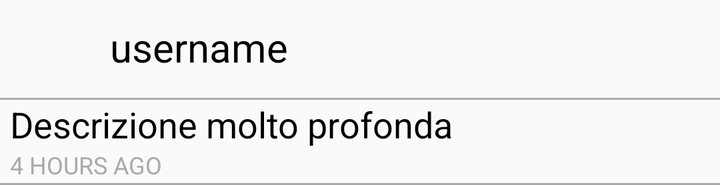
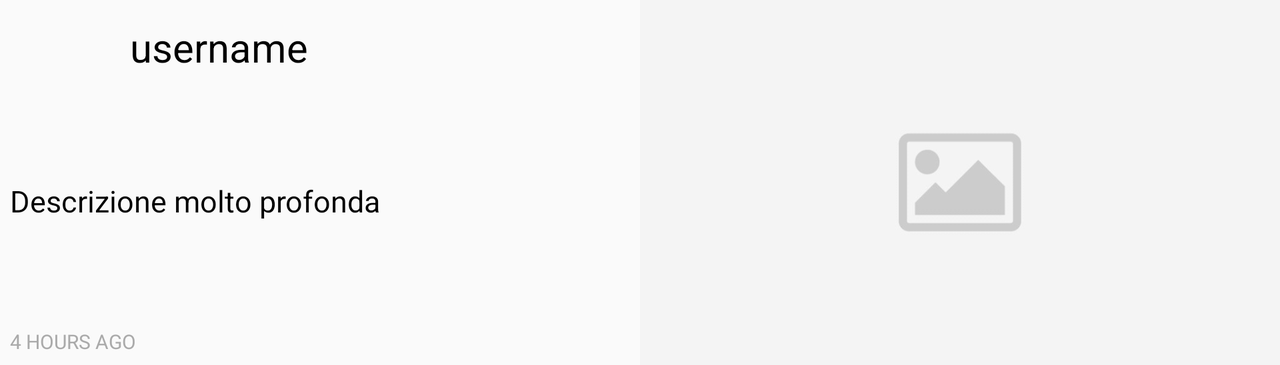

Compare how this app lays out the same screen by default and in its alternative resource folder. The renders come first, then the two layout files and the values they reference.
<!-- AndroidManifest.xml: application theme Theme.AppCompat.Light.NoActionBar -->
<!-- res/layout/wall_entry.xml -->
<?xml version="1.0" encoding="utf-8"?>
<LinearLayout xmlns:android="http://schemas.android.com/apk/res/android"
    xmlns:tools="http://schemas.android.com/tools"
    android:orientation="vertical" android:layout_width="match_parent"
    android:layout_height="wrap_content"
    android:background="@drawable/bottom_border_rectangle">

    <LinearLayout xmlns:android="http://schemas.android.com/apk/res/android"
        android:orientation="horizontal" android:layout_width="match_parent"
        android:layout_height="50dp"
        android:background="@drawable/bottom_border_rectangle">

        <ImageView
            android:layout_marginStart="5dp"
            android:layout_marginTop="5dp"
            android:layout_width="40dp"
            android:layout_height="40dp"
            android:scaleType="fitCenter"
            android:id="@+id/wallPostProfilePic"/>

        <TextView
            android:id="@+id/wallPostUsername"
            android:layout_width="match_parent"
            android:layout_height="wrap_content"
            android:layout_marginStart="10dp"
            android:layout_marginTop="10dp"
            android:text="username"
            android:textColor="@android:color/black"
            android:textSize="20sp" />

    </LinearLayout>

    <ImageView
        android:layout_width="match_parent"
        android:layout_height="wrap_content"
        android:scaleType="fitCenter"
        android:adjustViewBounds="true"
        android:id="@+id/wallPostImage"/>

    <TextView
        android:id="@+id/wallPostDescription"
        android:layout_width="match_parent"
        android:layout_height="wrap_content"
        android:layout_marginStart="5dp"
        android:text="Descrizione molto profonda"
        android:textColor="@android:color/black"
        android:textSize="18sp" />

    <TextView
        android:id="@+id/wallPostDate"
        android:layout_width="match_parent"
        android:layout_height="wrap_content"
        android:layout_marginStart="5dp"
        android:layout_marginBottom="2dp"
        android:text="4 HOURS AGO"
        android:textColor="@android:color/darker_gray"
        android:textSize="12sp" />

</LinearLayout>
<!-- resources referenced by this layout -->
<resources>
  <!-- drawable bottom_border_rectangle (drawable) -->
  <?xml version="1.0" encoding="utf-8"?>
  <layer-list xmlns:android="http://schemas.android.com/apk/res/android" >
      <item>
          <shape
              android:shape="rectangle">
              <solid android:color="@android:color/transparent" />
  
          </shape>
      </item>
  
      <item android:top="-10dp" android:start="-10dp" android:end="-10dp" android:bottom="0dp">
          <shape
              android:shape="rectangle">
              <stroke android:width="1dp" android:color="@android:color/darker_gray" />
          </shape>
      </item>
  
  </layer-list>
</resources>
<!-- res/layout-w600dp/wall_entry.xml (the repository's variant of the layout above) -->
<!-- drawn on the phone turned sideways -->
<?xml version="1.0" encoding="utf-8"?>
<android.support.constraint.ConstraintLayout xmlns:android="http://schemas.android.com/apk/res/android"
    xmlns:app="http://schemas.android.com/apk/res-auto"
    xmlns:tools="http://schemas.android.com/tools"
    android:id="@+id/constraintLayout3"
    android:layout_width="match_parent"
    android:layout_height="wrap_content">

    <android.support.constraint.ConstraintLayout
        android:id="@+id/left"
        android:layout_width="0dp"
        android:layout_height="0dp"
        app:layout_constraintBottom_toBottomOf="parent"
        app:layout_constraintEnd_toStartOf="@id/right"
        app:layout_constraintStart_toStartOf="parent"
        app:layout_constraintTop_toTopOf="parent">

        <ImageView
            android:id="@+id/wallPostProfilePic"
            android:layout_width="40dp"
            android:layout_height="40dp"
            android:layout_marginStart="5dp"
            android:layout_marginTop="5dp"
            android:src="@drawable/user_round_256"
            app:layout_constraintEnd_toStartOf="@id/wallPostUsername"
            app:layout_constraintHorizontal_bias="0"
            app:layout_constraintStart_toStartOf="parent"
            app:layout_constraintTop_toTopOf="parent" />

        <TextView
            android:id="@+id/wallPostUsername"
            android:layout_width="0dp"
            android:layout_height="30dp"
            android:layout_marginStart="20dp"
            android:layout_marginTop="10dp"
            android:text="username"
            android:textColor="@android:color/black"
            android:textSize="20sp"
            app:layout_constraintEnd_toEndOf="parent"
            app:layout_constraintHorizontal_bias="0.5"
            app:layout_constraintStart_toEndOf="@+id/wallPostProfilePic"
            app:layout_constraintTop_toTopOf="parent" />

        <TextView
            android:id="@+id/wallPostDescription"
            android:layout_width="match_parent"
            android:layout_height="wrap_content"
            android:layout_marginStart="5dp"
            android:layout_marginBottom="8dp"
            android:text="Descrizione molto profonda"
            android:textColor="@android:color/black"
            android:textSize="15sp"
            app:layout_constraintBottom_toTopOf="@+id/wallPostDate"
            app:layout_constraintEnd_toEndOf="parent"
            app:layout_constraintStart_toStartOf="parent"
            app:layout_constraintTop_toBottomOf="@+id/wallPostProfilePic" />

        <TextView
            android:id="@+id/wallPostDate"
            android:layout_width="match_parent"
            android:layout_height="wrap_content"
            android:layout_marginStart="5dp"
            android:layout_marginBottom="5dp"
            android:text="4 HOURS AGO"
            android:textColor="@android:color/darker_gray"
            android:textSize="10sp"
            app:layout_constraintBottom_toBottomOf="parent"
            app:layout_constraintEnd_toEndOf="parent"
            app:layout_constraintStart_toStartOf="parent" />

    </android.support.constraint.ConstraintLayout>

    <android.support.constraint.ConstraintLayout
        android:id="@+id/right"
        android:layout_width="0dp"
        android:layout_height="wrap_content"
        app:layout_constraintBottom_toBottomOf="parent"
        app:layout_constraintEnd_toEndOf="parent"
        app:layout_constraintStart_toEndOf="@id/left"
        app:layout_constraintTop_toTopOf="parent">

        <ImageView
            android:id="@+id/wallPostImage"
            android:layout_width="match_parent"
            android:layout_height="wrap_content"
            android:adjustViewBounds="true"
            android:scaleType="fitCenter"
            android:src="@drawable/dummy_post_xs"
            app:layout_constraintBottom_toBottomOf="parent"
            app:layout_constraintEnd_toEndOf="parent"
            app:layout_constraintStart_toStartOf="parent"
            app:layout_constraintTop_toTopOf="parent" />

    </android.support.constraint.ConstraintLayout>

</android.support.constraint.ConstraintLayout>
<!-- resources referenced by the variant -->
<!-- as the phone turned sideways resolves them -->
<resources>
  <!-- drawable dummy_post_xs: jpg bitmap (drawable, 5385 bytes) -->
</resources>
